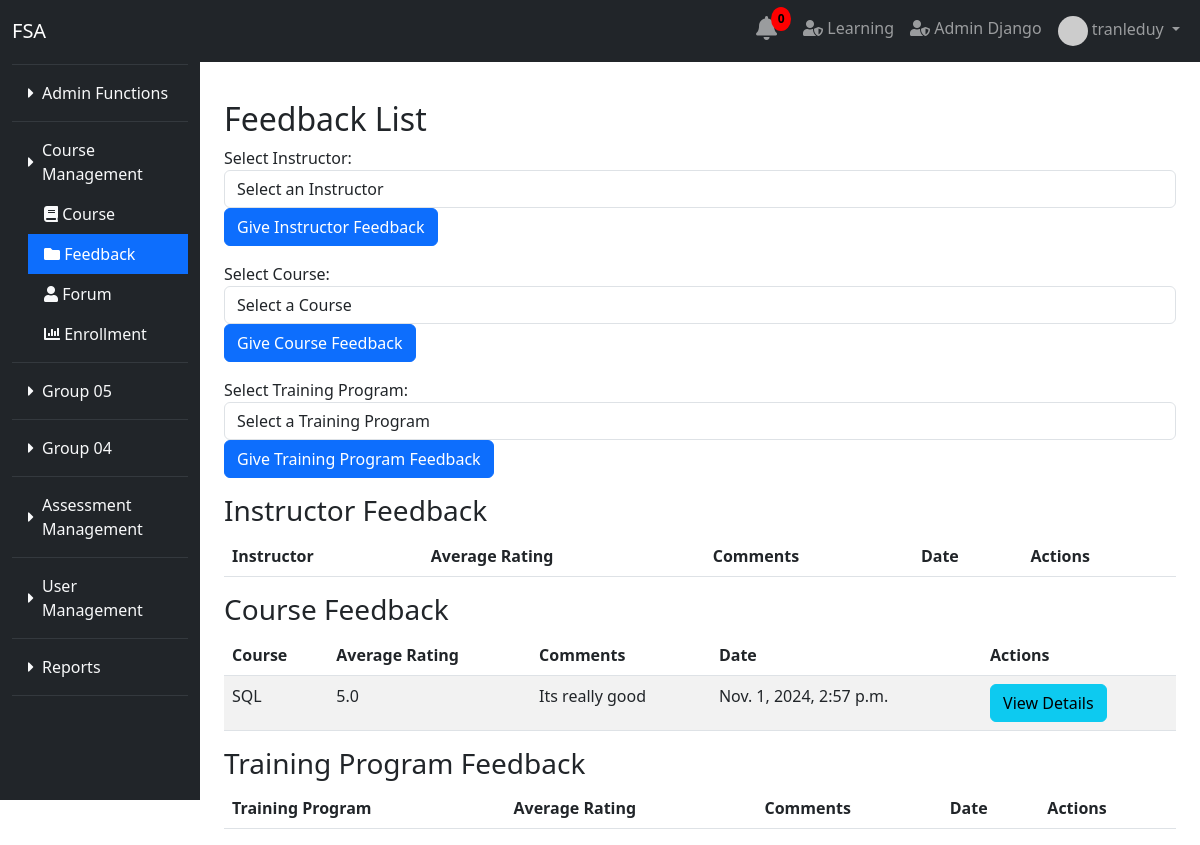
The page /feedback/list/ (signed in) on the database its author committed.
### user/models.py (models this page shows)
class User(AbstractUser):
    date_joined = models.DateTimeField(auto_now_add=True)
    training_programs = models.ManyToManyField(TrainingProgram, blank=True)
    modules = models.ManyToManyField(Module, related_name='assigned_users', blank=True)
    groups = models.ManyToManyField(
        Group,
        blank=True,
        help_text='The groups this user belongs to.',
        verbose_name='groups',
        related_name='custom_user_groups',
    )
    user_permissions = models.ManyToManyField(
        Permission,
        blank=True,
        help_text='Specific permissions for this user.',
        verbose_name='user permissions',
        related_name='custom_user_permissions',
    )

### module_group/models.py (models this page shows, shortened)
class ModuleGroup(models.Model):
    group_name = models.CharField(max_length=255)

class Module(models.Model):
    module_name = models.CharField(max_length=255)
    module_url = models.CharField(max_length=255)
    icon = models.CharField(max_length=255, blank=True, null=True)
    module_group = models.ForeignKey(ModuleGroup, related_name='modules', on_delete=models.CASCADE)

### feedback/models.py (models this page shows)
class CourseFeedback(models.Model):
    student = models.ForeignKey(settings.AUTH_USER_MODEL, on_delete=models.CASCADE)
    course = models.ForeignKey(Course, on_delete=models.CASCADE)
    course_material = models.IntegerField(choices=[(i, str(i)) for i in range(1, 6)])
    clarity_of_explanation = models.IntegerField(choices=[(i, str(i)) for i in range(1, 6)])
    course_structure = models.IntegerField(choices=[(i, str(i)) for i in range(1, 6)])
    practical_applications = models.IntegerField(choices=[(i, str(i)) for i in range(1, 6)])
    support_materials = models.IntegerField(choices=[(i, str(i)) for i in range(1, 6)])
    helpful_rate = models.ManyToManyField(settings.AUTH_USER_MODEL, related_name='helpful_rate', blank=True)
    def average_rating(self):
        return (self.course_material + self.clarity_of_explanation +
                self.course_structure + self.practical_applications + self.support_materials) / 5.0
    comments = models.TextField(blank=True, null=True)
    created_at = models.DateTimeField(auto_now_add=True)

### course/models.py (models this page shows, shortened)
class Course(models.Model):
    course_name = models.CharField(max_length=255, unique=True)
    course_code = models.CharField(max_length=20, unique=True, blank=True, null=True)
    description = models.TextField(blank=True, null=True)
    creator = models.ForeignKey(settings.AUTH_USER_MODEL, on_delete=models.SET_NULL, null=True, blank=True, related_name='created_courses')
    instructor = models.ForeignKey(settings.AUTH_USER_MODEL, on_delete=models.SET_NULL, null=True, blank=True, related_name='taught_courses')
    published = models.BooleanField(default=False)
    prerequisites = models.ManyToManyField('self', symmetrical=False, blank=True, related_name='is_prerequisite_for')
    tags = models.ManyToManyField('Tag', blank=True, related_name='courses')
    image = models.ImageField(upload_to='course_images/', null=True, blank=True)
    price = models.FloatField(default=0)  # Thêm giá trị mặc định nếu cần
    discount = models.FloatField(default=0)

### feedback/views.py (the view)
# urls.py: path('list/', views.feedback_list, name='feedback_list'),
def feedback_list(request):
    module_groups = ModuleGroup.objects.all()
    modules = Module.objects.all()
    instructor_feedbacks = InstructorFeedback.objects.all()
    course_feedbacks = CourseFeedback.objects.all()
    training_feedbacks = TrainingProgramFeedback.objects.all()
    instructors = User.objects.all()  # Assuming you have a role model for instructors
    courses = Course.objects.all()
    training_programs = TrainingProgram.objects.all()
    return render(request, 'feedback_list.html', {
        'instructor_feedbacks': instructor_feedbacks,
        'course_feedbacks': course_feedbacks,
        'training_feedbacks': training_feedbacks,
        'module_groups': module_groups,
        'modules': modules,
        'instructors': instructors,
        'courses': courses,
        'training_programs': training_programs  # Add training programs as well
    })

### feedback/templates/feedback_list.html (shortened to what this page needs)
{% extends 'base.html' %}
{% block content %}
<div class="container mt-4">
    <h2>Feedback List</h2>
    <form id="instructorFeedbackForm" method="get" action="">
        <div class="form-group">
            <label for="instructor">Select Instructor:</label>
            <select name="instructor_id" id="instructor" class="form-control" onchange="setInstructorAction()">
                <option value="">Select an Instructor</option>
            </select>
        </div>
        <button type="submit" class="btn btn-primary mb-3">Give Instructor Feedback</button>
    </form>
    <form id="courseFeedbackForm" method="get" action="">
        <div class="form-group">
            <label for="course">Select Course:</label>
            <select name="course_id" id="course" class="form-control" onchange="setCourseAction()">
                <option value="">Select a Course</option>
            </select>
        </div>
        <button type="submit" class="btn btn-primary mb-3">Give Course Feedback</button>
    </form>
    <form id="trainingProgramFeedbackForm" method="get" action="">
        <div class="form-group">
            <label for="trainingprogram">Select Training Program:</label>
            <select name="training_program_id" id="trainingprogram" class="form-control" onchange="setProgramAction()">
                <option value="">Select a Training Program</option>
            </select>
        </div>
    <button type="submit" class="btn btn-primary mb-3">Give Training Program Feedback</button>
</form>
    <h3>Instructor Feedback</h3>
    <table class="table table-striped">
        <thead>
            <tr>
                <th>Instructor</th>
                <th>Average Rating</th>
                <th>Comments</th>
                <th>Date</th>
                <th>Actions</th>
            </tr>
        </thead>
    </table>
    <h3>Course Feedback</h3>
    <table class="table table-striped">
        <thead>
            <tr>
                <th>Course</th>
                <th>Average Rating</th>
                <th>Comments</th>
                <th>Date</th>
                <th>Actions</th>
            </tr>
        </thead>
        <tbody>
            {% for feedback in course_feedbacks %}
            <tr>
                <td>{{ feedback.course.course_name }}</td>
                <td>{{ feedback.average_rating }}</td>
                <td>{{ feedback.comments }}</td>
                <td>{{ feedback.created_at }}</td>
                <td>
                    <a href="{% url 'feedback:course_feedback_detail' feedback.id %}" class="btn btn-info">View Details</a>
                </td>
            </tr>
            {% endfor %}
        </tbody>
    </table>
    <h3>Training Program Feedback</h3>
    <table class="table table-striped">
        <thead>
            <tr>
                <th>Training Program</th>
                <th>Average Rating</th>
                <th>Comments</th>
                <th>Date</th>
                <th>Actions</th>
            </tr>
        </thead>
    </table>
</div>
{% endblock %}

### main/templates/admin_sidebar.html (shortened to what this page needs)
<!DOCTYPE html>
<html lang="en">
<head>
    <link href="https://cdn.jsdelivr.net/npm/bootstrap@5.3.0-alpha1/dist/css/bootstrap.min.css" rel="stylesheet">
    <link rel="stylesheet" href="https://cdnjs.cloudflare.com/ajax/libs/font-awesome/5.15.4/css/all.min.css">
</head>
<body>
    <nav class="navbar navbar-expand-lg navbar-dark bg-dark fixed-top">
        <div class="container-fluid">
            <a class="navbar-brand" href="{% url 'main:home' %}">FSA</a>
            <div class="collapse navbar-collapse" id="navbarNav">
                <ul class="navbar-nav ms-auto">
                    {% if request.user.is_authenticated %}
                        {% include 'notification_bell.html' %}
                        <li class="nav-item">
                            <a class="nav-link" href="{% url 'student_portal:course_list' %}">
                                <i class="fas fa-user-shield"></i> Learning
                            </a>
                        </li>
                        <li class="nav-item">
                            <a class="nav-link" href="{% url 'admin:index' %}" target="_blank">
                                <i class="fas fa-user-shield"></i> Admin Django
                            </a>
                        </li>
                        <li class="nav-item dropdown">
                            <a class="nav-link dropdown-toggle" href="#" id="userDropdown" role="button" data-bs-toggle="dropdown" aria-expanded="false">
                                {% if request.user.profile.profile_picture_url %}
                                    <img src="{{ request.user.profile.profile_picture_url }}" alt="Profile Picture" class="rounded-circle" width="30" height="30">
                                {% endif %}
                                {{ request.user.get_full_name|default:request.user.username }}
                            </a>
                        </li>
                    {% else %}
                        <li class="nav-item"><a class="nav-link" href="{% url 'main:register_email' %}">Register</a></li>
                        <li class="nav-item"><a class="nav-link" href="{% url 'main:login' %}">Login</a></li>
                    {% endif %}
                </ul>
            </div>
        </div>
    </nav>
    <div class="container-fluid">
        <div class="row">
            <nav id="sidebar" class="col-md-3 col-lg-2 bg-dark pt-3 vh-100 d-flex flex-column position-fixed" style="height: 100vh; overflow-y: auto;">
                <ul class="nav flex-column">
                    {% if user.is_authenticated %}
                        {% for group in module_groups %}
                            <li class="nav-item">
                                <a class="nav-link text-light d-flex align-items-center" href="#group-{{ group.id }}"
                                    data-bs-toggle="collapse" role="button"
                                    aria-expanded="{% if group.modules.all.0.module_url == active_module_url %}true{% else %}false{% endif %}"
                                    aria-controls="group-{{ group.id }}">
                                    <i class="fas fa-caret-right me-2" id="icon-{{ group.id }}"></i>
                                    {{ group.group_name }}
                                </a>
                                <div id="group-{{ group.id }}" class="collapse {% if group.modules.all.0.module_url == active_module_url %}show{% endif %}">
                                    <ul class="nav flex-column ms-3">
                                        {% for module in group.modules.all %}
                                            <li class="nav-item">
                                                <a class="nav-link text-light {% if module.module_url == active_module_url %}active{% endif %}"
                                                   href="{% url module.module_url %}">
                                                    <i class="{{ module.icon }}"></i> {{ module.module_name }}
                                                </a>
                                            </li>
                                        {% endfor %}
                                    </ul>
                                </div>
                            </li>
                            <hr class="border-secondary my-2">
                        {% endfor %}
                    {% endif %}
                </ul>
            </nav>
        </div>
    </div>
</body>
</html>

### main/templates/admin_sidebar.html (style rules this page uses)
.nav-link.active { color: #ffffff !important; background-color: #0d6efd !important; }

### rows shown on the page
User: user.get_full_name "tranleduy"
ModuleGroup: group_name "Admin Functions"
ModuleGroup: group_name "Course Management"
Module: module_name "Course"
Module: module_name "Feedback"
Module: module_name "Forum"
Module: module_name "Enrollment"
ModuleGroup: group_name "Group 05"
ModuleGroup: group_name "Group 04"
ModuleGroup: group_name "Assessment Management"
ModuleGroup: group_name "User Management"
ModuleGroup: group_name "Reports"
CourseFeedback: course.course_name "SQL", average_rating "5.0", comments "Its really good", created_at "Nov. 1, 2024, 2:57 p.m."
